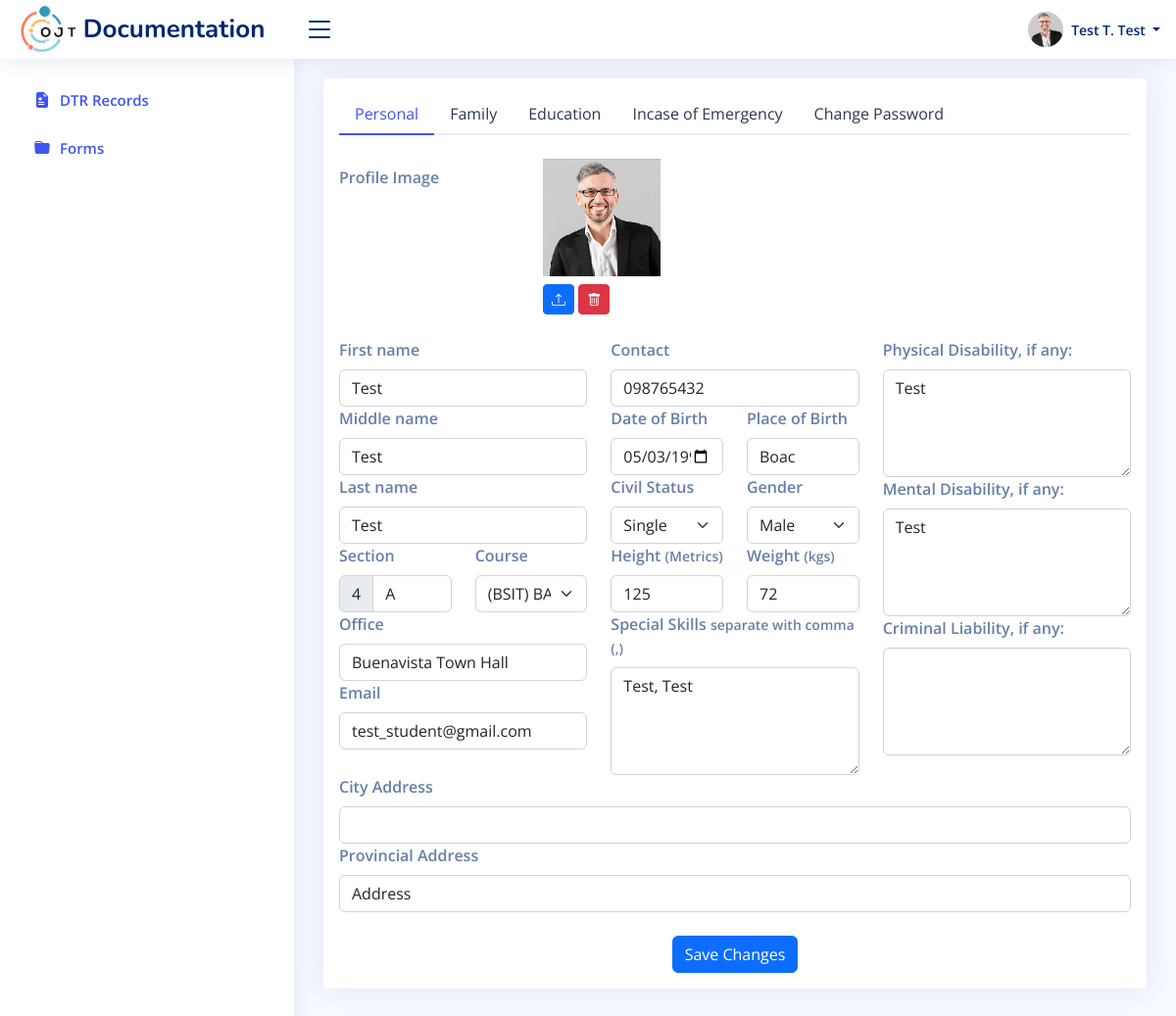
/pages/student/users-profile.php (signed in), run on the app's committed database.
### tables this page shows
CREATE TABLE `users` (
  `id` int(11) NOT NULL,
  `avatar` varchar(255) DEFAULT NULL,
  `fname` varchar(100) NOT NULL,
  `lname` varchar(100) NOT NULL,
  `mname` varchar(100) DEFAULT NULL,
  `contact` varchar(255) DEFAULT NULL,
  `city_address` varchar(255) DEFAULT NULL,
  `provincial_address` varchar(255) DEFAULT NULL,
  `date_of_birth` varchar(255) DEFAULT NULL,
  `place_of_birth` varchar(255) DEFAULT NULL,
  `civil_status` varchar(255) DEFAULT NULL,
  `gender` varchar(255) DEFAULT NULL,
  `height` varchar(255) DEFAULT NULL,
  `weight` varchar(255) DEFAULT NULL,
  `special_skills` varchar(255) DEFAULT NULL,
  `physical_disability` varchar(255) DEFAULT NULL,
  `mental_disability` varchar(255) DEFAULT NULL,
  `criminal_liability` varchar(255) DEFAULT NULL,
  `email` varchar(100) NOT NULL,
  `password` text NOT NULL,
  `course_id` int(11) DEFAULT NULL,
  `section` varchar(32) DEFAULT NULL,
  `deployment_id` int(11) DEFAULT NULL,
  `role` enum('student','super-admin','admin','') NOT NULL,
  `isNew` tinyint(1) DEFAULT NULL,
  `office_account_id` int(11) DEFAULT NULL
);

CREATE TABLE `office` (
  `id` int(11) NOT NULL,
  `name` text NOT NULL
);

### backend/nodes.php (called while the page is built, shortened)
<?php
include("conn.php");
$SERVER_NAME = "http://$_SERVER[SERVER_NAME]/ojt-documentation";
function getUserById($id)
{
  global $con;
  return mysqli_fetch_object(
    mysqli_query(
      $con,
      "SELECT * FROM users WHERE id = '$id'"
    )
  );
}

### pages/student/users-profile.php (the view, shortened to what this page needs)
<?php
include_once("../../backend/nodes.php");
$user = getUserById($_SESSION['id']);
$fullName = "";
if ($user->mname != null) {
  $fullName = ucwords("$user->fname " . $user->mname[0] . ". $user->lname");
} else {
  $fullName = ucwords("$user->fname  $user->lname");
};
?>
<!DOCTYPE html>
<html lang="en">
<head>
  <link href="../../assets/vendor/bootstrap/css/bootstrap.min.css" rel="stylesheet">
  <link href="../../assets/vendor/bootstrap-icons/bootstrap-icons.css" rel="stylesheet">
  <link href="../../assets/css/style.css" rel="stylesheet">
</head>
<body>
  <?php include_once("../../components/header.php"); ?>
  <?php include_once("../../components/sidebar.php") ?>
  <main id="main" class="main">
    <section class="section profile">
      <div class="row">
        <div class="col-lg-12">
          <div class="card">
            <div class="card-body pt-3">
              <ul class="nav nav-tabs nav-tabs-bordered">
                <li class="nav-item">
                  <button class="nav-link active" data-toggle="tab" data-target="#profile-edit">Personal</button>
                </li>
                <li class="nav-item">
                  <button class="nav-link" data-toggle="tab" data-target="#family">Family</button>
                </li>
                <li class="nav-item">
                  <button class="nav-link" data-toggle="tab" data-target="#education">Education</button>
                </li>
                <li class="nav-item">
                  <button class="nav-link" data-toggle="tab" data-target="#emergency">Incase of Emergency</button>
                </li>
                <li class="nav-item">
                  <button class="nav-link" data-toggle="tab" data-target="#profile-change-password">Change Password</button>
                </li>
              </ul>
              <div class="tab-content pt-2">
                <div class="tab-pane fade show active profile-edit pt-3" id="profile-edit">
                  <form method="POST" id="formUserData">
                    <div class="row mb-3">
                      <label for="profileImage" class="col-md-4 col-lg-3 col-form-label">Profile Image</label>
                      <div class="col-md-8 col-lg-9">
                        <img src="<?= "$SERVER_NAME/profile/" . ($user->avatar ? "$user->avatar" : "default.png") ?>" alt="Profile" style="object-fit: cover;" id="imgProfile">
                        <div class="pt-2">
                          <button type="button" class="btn btn-primary btn-sm" id="buttonUpload" title="Upload new profile image">
                            <i class="bi bi-upload"></i>
                          </button>
                          <button type="button" id="buttonRemove" class="btn btn-danger btn-sm" title="Remove my profile image" style="<?= $user->avatar ? "" : "display: none" ?>">
                            <i class="bi bi-trash"></i>
                          </button>
                        </div>
                      </div>
                    </div>
                    <div class="row mt-4">
                      <div class="col-lg-4">
                        <div class="form-group">
                          <label class="form-label">First name</label>
                          <input type="text" name="fname" class="form-control" value="<?= $user->fname ?>" required>
                        </div>
                        <div class="form-group">
                          <label class="form-label">Middle name</label>
                          <input type="text" name="mname" class="form-control" value="<?= $user->mname ?>" required>
                        </div>
                        <div class="form-group">
                          <label class="form-label">Last name</label>
                          <input type="text" name="lname" class="form-control" value="<?= $user->lname ?>" required>
                        </div>
                        <div class="row">
                          <div class="col-6">
                            <div class="form-group">
                              <label class="form-label">Section</label>
                              <div class="input-group">
                                <span class="input-group-text">4</span>
                                <input type="text" class="form-control" name="section" value="<?= $user->section ?>" maxlength="1" required>
                              </div>
                            </div>
                          </div>
                          <div class="col-6">
                            <div class="form-group">
                              <label class="form-label">Course</label>
                              <select name="course" class="form-select" required>
                                <?php
                                $query = mysqli_query(
                                  $con,
                                  "SELECT * FROM course"
                                );
                                while ($course = mysqli_fetch_object($query)) :
                                ?>
                                  <option value="<?= $course->course_id ?>" <?= $course->course_id == $user->course_id ? "selected"  : "" ?>><?= "($course->short_name) " . ucwords($course->name) ?></option>
                                <?php endwhile; ?>
                              </select>
                            </div>
                          </div>
                        </div>
                        <div class="form-group">
                          <label class="form-label">Office</label>
                          <?php
                          $officeQuery = mysqli_query(
                            $con,
                            "SELECT * FROM office WHERE id='$user->deployment_id'"
                          );
                          $officeName = "";
                          if (mysqli_num_rows($officeQuery) > 0) {
                            $office = mysqli_fetch_object($officeQuery);
                            $officeName = $office->name;
                          }
                          ?>
                          <input type="text" class="form-control" value="<?= $officeName ?>" readonly>
                        </div>
                        <div class="form-group">
                          <label class="form-label">Email</label>
                          <input type="text" name="email" class="form-control" value="<?= $user->email ?>" required>
                        </div>
                      </div>
                      <div class="col-lg-4">
                        <div class="form-group">
                          <label class="form-label">Contact</label>
                          <input type="text" name="contact" class="form-control" value="<?= $user->contact ?>" required>
                        </div>
                        <div class="row">
                          <div class="col-6">
                            <div class="form-group">
                              <label class="form-label">Date of Birth</label>
                              <input type="date" name="date_of_birth" value="<?= $user->date_of_birth ?>" class="form-control" required>
                            </div>
                          </div>
                          <div class="col-6">
                            <div class="form-group">
                              <label class="form-label">Place of Birth</label>
                              <input type="text" name="place_of_birth" value="<?= $user->place_of_birth ?>" class="form-control" required>
                            </div>
                          </div>
                        </div>
                        <div class="row">
                          <div class="col-6">
                            <div class="form-group">
                              <label class="form-label">Civil Status</label>
                              <select class="form-select" name="civil_status" required>
                                <?php
                                $civilStats = array("Single", "Married", "Divorced");
                                foreach ($civilStats as $civilStat) :
                                ?>
                                  <option value="<?= $civilStat ?>" <?= $civilStat == $user->civil_status ? "selected" : "" ?>><?= $civilStat ?></option>
                                <?php endforeach; ?>
                              </select>
                            </div>
                          </div>
                          <div class="col-6">
                            <div class="form-group">
                              <label class="form-label">Gender</label>
                              <select name="gender" class="form-select form-control-line" required>
                                <?php
                                $genders = array(
                                  "Male",
                                  "Female",
                                  "Gay",
                                  "Lesbian",
                                  "Bisexual",
                                  "Prefer not to say"
                                );
                                foreach ($genders as $gender) :
                                ?>
                                  <option value="<?= $gender ?>" <?= $gender == $user->gender ? "selected" : "" ?>><?= $gender ?></option>
                                <?php endforeach; ?>
                              </select>
                            </div>
                          </div>
                        </div>
                        <div class="row">
                          <div class="col-6">
                            <div class="form-group">
                              <label class="form-label">Height <small>(Metrics)</small></label>
                              <input type="text" name="height" class="form-control" value="<?= $user->height ?>" placeholder="eg. 175cm" required>
                            </div>
                          </div>
                          <div class="col-6">
                            <div class="form-group">
                              <label class="form-label">Weight <small>(kgs)</small></label>
                              <input type="text" name="weight" class="form-control" value="<?= $user->weight ?>" placeholder="eg. 53kg" required>
                            </div>
                          </div>
                        </div>
                        <div class="form-group">
                          <label class="form-label">Special Skills <small>separate with comma (,)</small></label>
                          <textarea class="form-control" name="special_skills" rows="4"><?= $user->special_skills ?></textarea>
                        </div>
                      </div>
                      <div class="col-lg-4">
                        <div class="form-group">
                          <label class="form-label">Physical Disability, if any:</label>
                          <textarea class="form-control" name="physical_disability" rows="4"><?= $user->physical_disability ?></textarea>
                        </div>
                        <div class="form-group">
                          <label class="form-label">Mental Disability, if any:</label>
                          <textarea class="form-control" name="mental_disability" rows="4"><?= $user->mental_disability ?></textarea>
                        </div>
                        <div class="form-group">
                          <label class="form-label">Criminal Liability, if any:</label>
                          <textarea class="form-control" name="criminal_liability" rows="4"><?= $user->criminal_liability ?></textarea>
                        </div>
                      </div>
                    </div>
                    <div class="row">
                      <div class="col-lg-12">
                        <div class="form-group">
                          <label class="form-label">City Address</label>
                          <input type="text" name="city_add" class="form-control" value="<?= $user->city_address ?>">
                        </div>
                      </div>
                      <div class="col-lg-12">
                        <div class="form-group">
                          <label class="form-label">Provincial Address</label>
                          <input type="text" name="prov_add" class="form-control" value="<?= $user->provincial_address ?>">
                        </div>
                      </div>
                    </div>
                    <div class="text-center mt-4">
                      <button type="submit" class="btn btn-primary">Save Changes</button>
                    </div>
                  </form>
                </div>
              </div>
            </div>
          </div>
        </div>
      </div>
    </section>
  </main>
</body>
</html>

### components/header.php (shortened to what this page needs)
<header id="header" class="header fixed-top d-flex align-items-center">
  <div class="d-flex align-items-center justify-content-between">
    <a href="./" class="logo d-flex align-items-center">
      <img src="<?= $SERVER_NAME . "/assets/img/ojt.jpg" ?>" style="max-height: 50px;">
      <span class="d-none d-lg-block">Documentation</span>
    </a>
    <i class="bi bi-list toggle-sidebar-btn"></i>
  </div>
  <nav class="header-nav ms-auto">
    <ul class="d-flex align-items-center">
      <li class="nav-item dropdown pe-3">
        <a class="nav-link nav-profile d-flex align-items-center pe-0" href="#" data-toggle="dropdown">
          <img src="<?= "$SERVER_NAME/profile/" . ($user->avatar ? "$user->avatar" : "default.png") ?>" alt="Profile" class="rounded-circle" id="headerProfile">
          <span class="d-none d-md-block dropdown-toggle ps-2">
            <?= $fullName ?>
          </span>
        </a>
      </li>
    </ul>
  </nav>
</header>

### data on the page
users: avatar (picture), fullName "Test T. Test", fname "Test", mname "Test", lname "Test", section "A", course "(BSIT) BACHELOR OF SCIENCE IN INFORMATION TECHNOLOGY", email "test_student@gmail.com", contact "098765432", date_of_birth "05/03/1997", place_of_birth "Boac", civil_status "Single", gender "Male", height "125", weight "72", special_skills "Test, Test", physical_disability "Test", mental_disability "Test", prov_add "Address"
office: name "Buenavista Town Hall"

### other printed values
$value["title"] "DTR Records"
$value["title"] "Forms"
